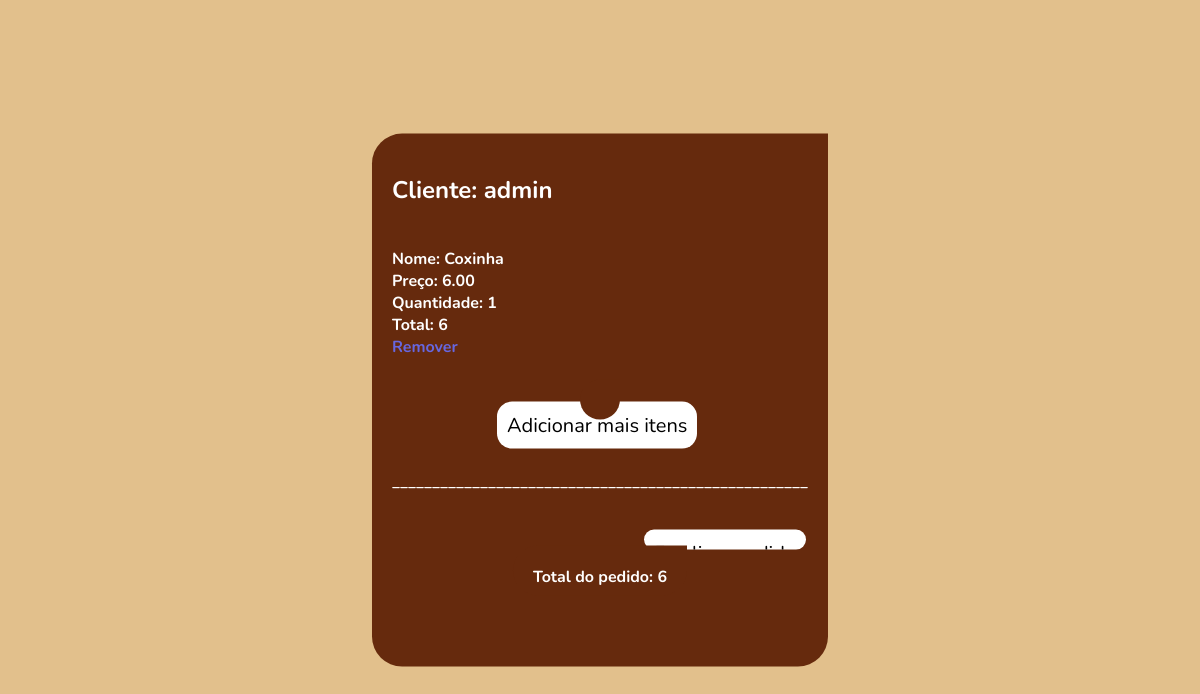
/carrinho.php?add=carrinho&id=5 (signed in), run on the app's committed database.
### tables this page shows
CREATE TABLE `produto` (
  `id` int(11) NOT NULL,
  `nome` varchar(50) DEFAULT NULL,
  `descricao` varchar(255) DEFAULT NULL,
  `tipo` varchar(50) DEFAULT NULL,
  `imagem` varchar(50) DEFAULT NULL,
  `valor` decimal(8,2) DEFAULT NULL
);

### carrinho.php (the view, shortened to what this page needs)
<!DOCTYPE html>
<html lang="pt-br">
<head>
    <link rel="stylesheet" href="carrinho.css">
</head>
<body>
<div>
<?php
include("conexao.php");
if(isset($_GET['add']) && $_GET['add']=="carrinho")
{
    $idProduto=$_GET['id'];
}
if(count($_SESSION['itens'])==0){
    echo 'carrinho vazio<br>';
    echo '<a href="index.php">Adicionar itens</a>';
}else{
$totalgeral=0;
echo '<h2>Cliente: ' . $_SESSION['email'].'</h2><br>';
    foreach($_SESSION['itens'] as $idProduto=>$quantidade)
    {
    $select=$conexao->prepare("select * from produto where id=?");
    $select->bindParam(1,$idProduto);
    $select->execute();
    $produto=$select->fetchAll();
    $total=$quantidade * $produto[0]["valor"];
   echo 'Nome: '.$produto[0]["nome"].'<br>';
   echo 'Preço: '.$produto[0]["valor"].'<br>';
   echo 'Quantidade: '.$quantidade.'<br>';
   echo 'Total: '.$total.'<br>';
   echo '<a id="remover" href="remover.php?remover=carrinho&id='.$idProduto.'">Remover</a><br>';
   echo '<form>
   <br><br><input class="btn" type="button" value="Adicionar mais itens" onClick="history.go(-1)" style="margin-left: 105px;"><br><br>
   </form>';
   echo '____________________________________________________<br>';
   $totalgeral=$totalgeral+$total;
}
?>
<div class="ttlP">
</div>
<?php
echo '<br><br><br><br><br><br><br><form method="post" action="finalizar.php">';
echo '<input class="btn" id="fnl" type="submit" value="Finalizar pedido" style="margin-left: 125px;">';
echo '</form>';
echo '<div style="position: absolute;    top: 82%;    left: 50%;    transform: translate(-50%, -50%); height: 10px;">';
echo "Total do pedido: " .$totalgeral."<br><br>";
echo '</div>';
}
?>
</div>
</body>
</html>

### carrinho.css (style rules this page uses)
body { margin: 0; background-color: rgb(226, 192, 140); }
div { position: absolute; top: 50%; left: 50%; transform: translate(-50%, -50%); color: white; font-family: 'Nunito'; font-weight: bold; border: none; padding: 20px; background-color: rgb(102, 42, 13); border-radius: 30px 0 30px 30px; }
.btn { border: none; background-color: white; font-family: 'Nunito'; font-size: 20px; color: black; margin-left: 20%; border-radius: 15px; padding: 10px; }
#fnl { margin-left: 100px; height: 10px; position: absolute; bottom: 20%; left: 50%; transform: translate(-50%, -50%); }
#remover { text-decoration: none; color: rgb(103, 103, 223); }

### data on the page
produto: nome "Coxinha", valor "6.00", quantidade "1", valor "6"

### other printed values
$_SESSION['email'] "admin"
$totalgeral "6"
